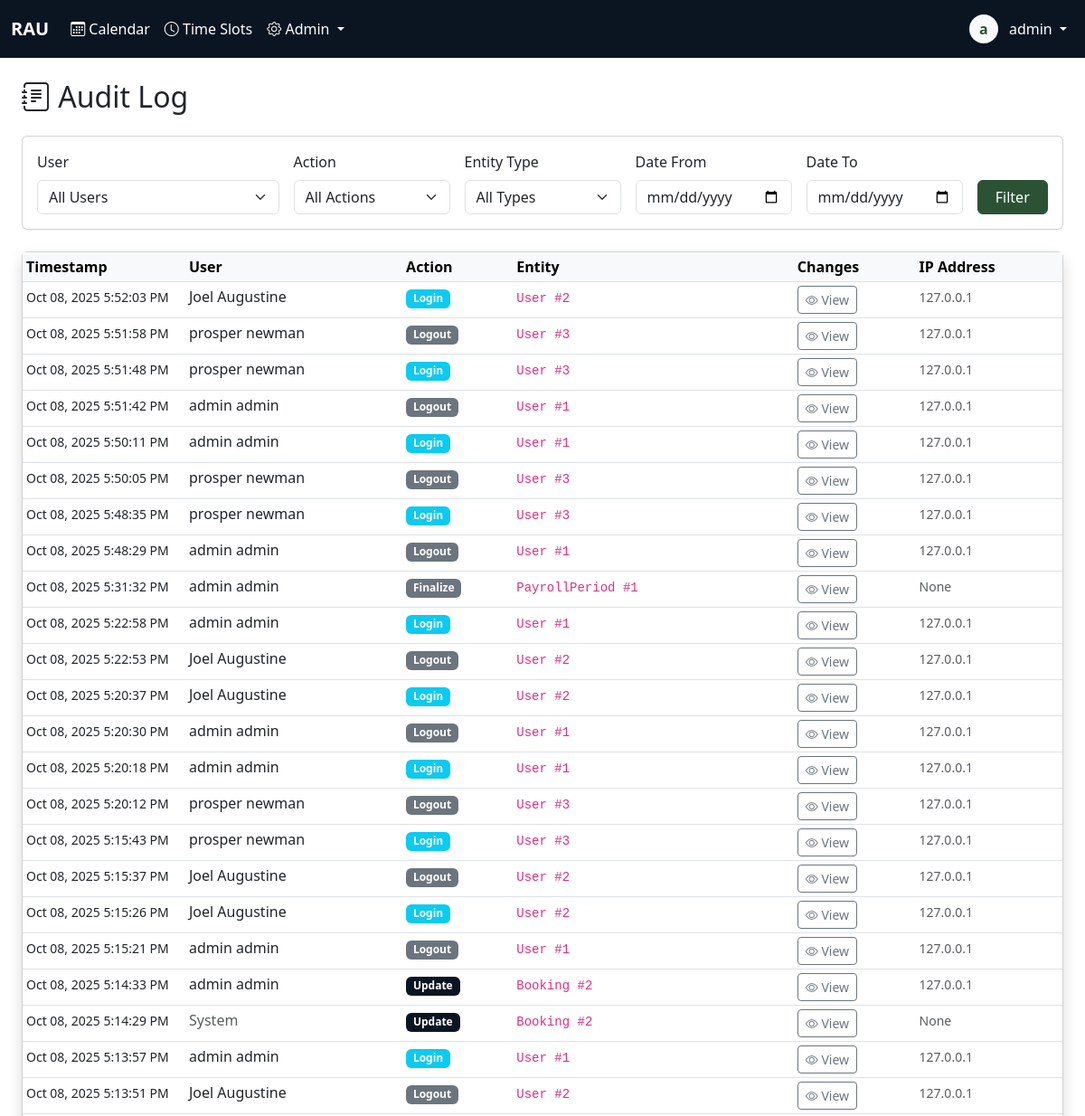
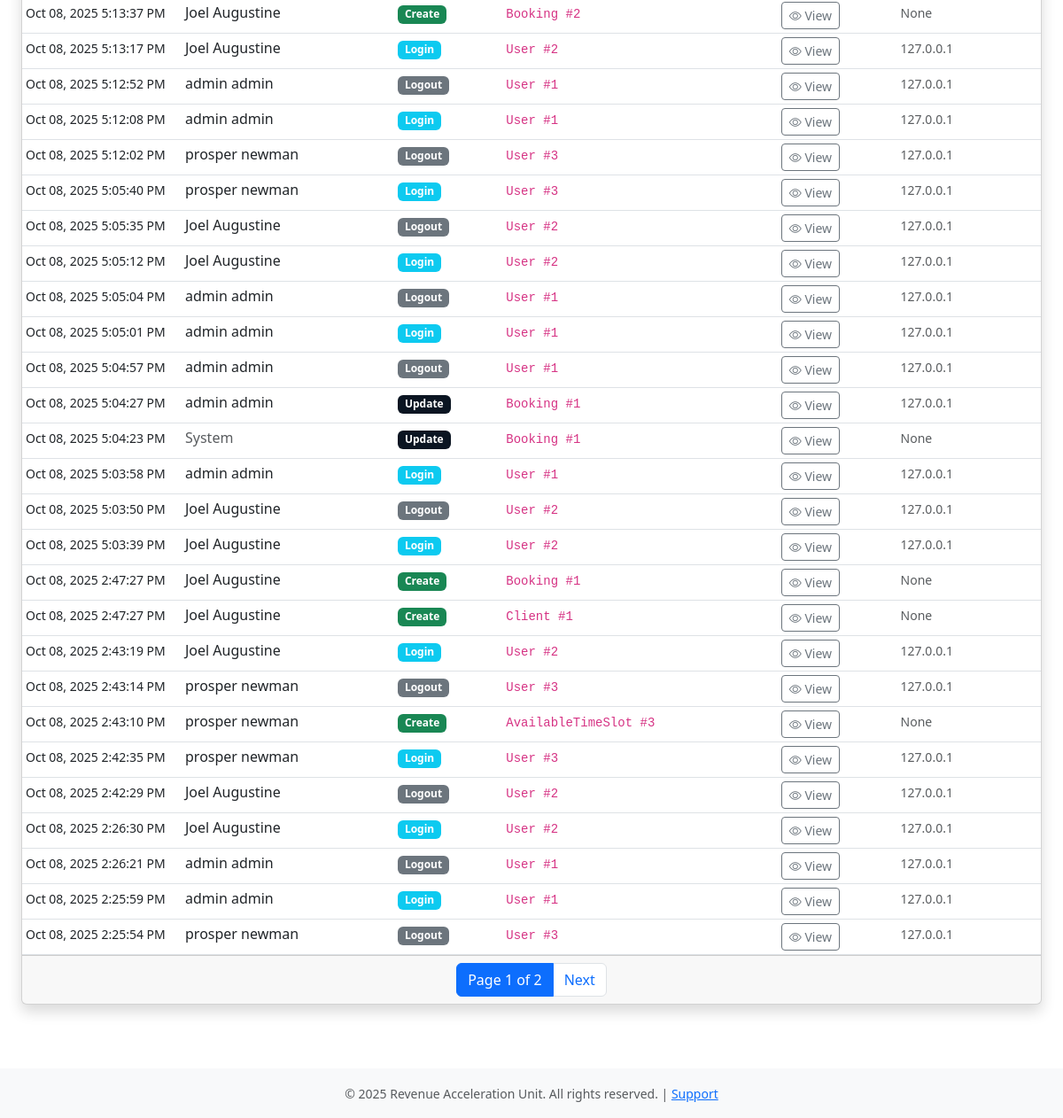
/admiin/audit-log/ (signed in), run on an earlier commit of the app's database (2 pictures, top to bottom).
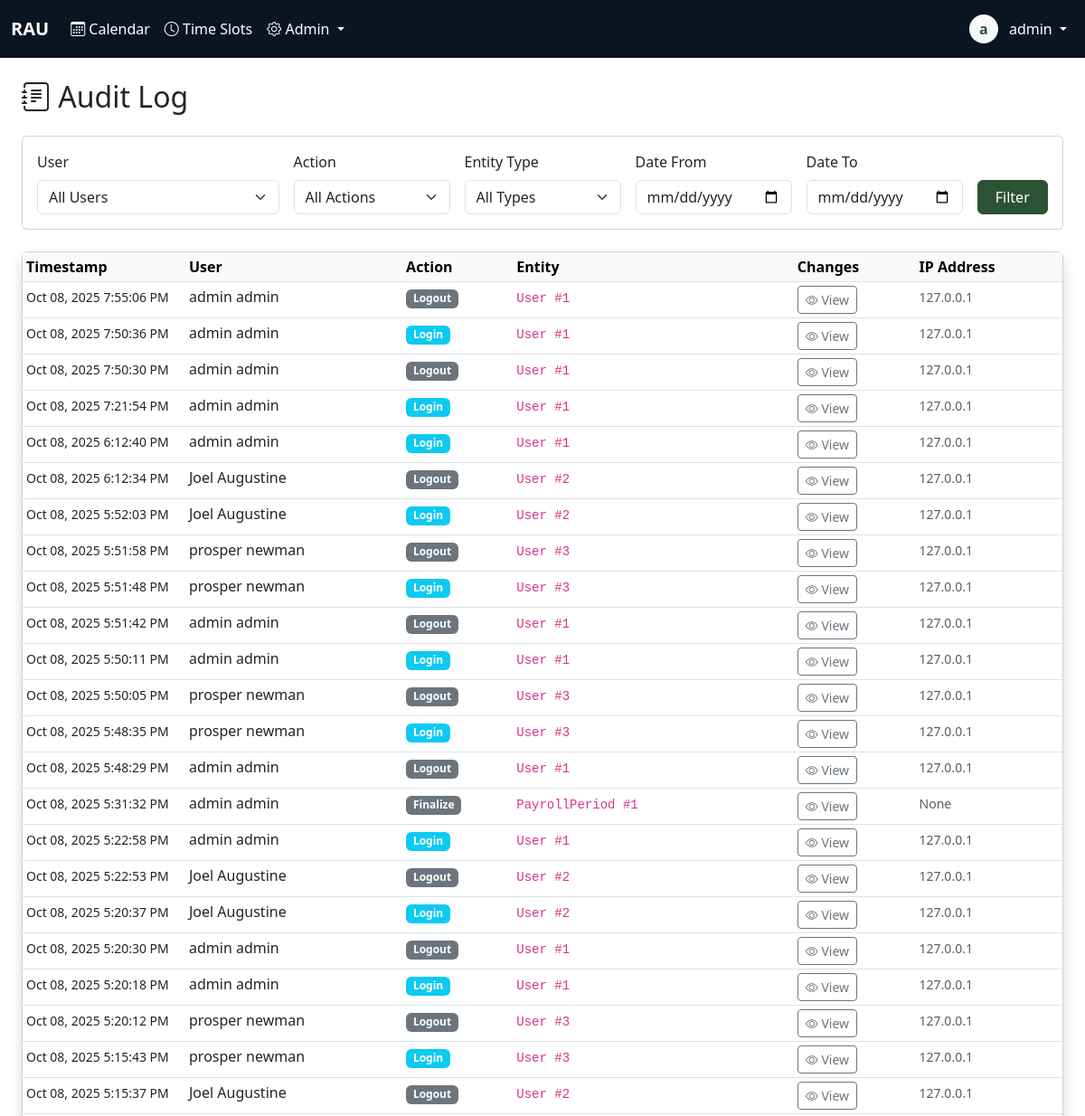
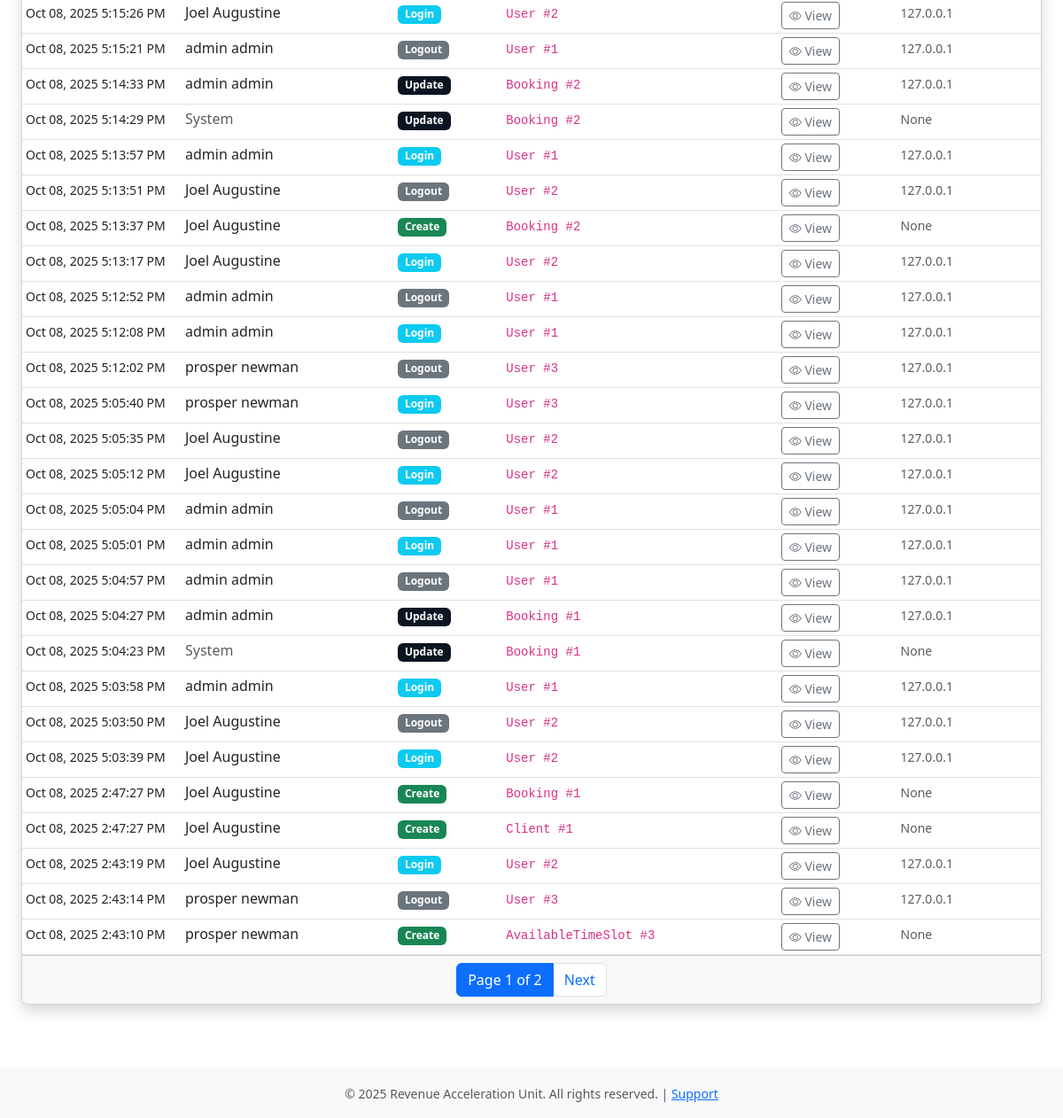
And on a later commit of the database (2 pictures, top to bottom).
### core/models.py (models this page shows, shortened)
class AuditLog(models.Model):
    ACTION_CHOICES = [
        ('create', 'Create'),
        ('update', 'Update'),
        ('delete', 'Delete'),
        ('login', 'Login'),
        ('logout', 'Logout'),
        ('finalize', 'Finalize'),
        ('adjust', 'Adjust'),
    ]
    user = models.ForeignKey(User, on_delete=models.PROTECT, null=True, blank=True)
    action = models.CharField(max_length=20, choices=ACTION_CHOICES)
    entity_type = models.CharField(max_length=50)
    entity_id = models.IntegerField()
    changes = models.JSONField()
    ip_address = models.GenericIPAddressField(null=True, blank=True)
    user_agent = models.TextField(blank=True)
    timestamp = models.DateTimeField(auto_now_add=True)
    class Meta:
        indexes = [
            models.Index(fields=['timestamp']),
            models.Index(fields=['user']),
            models.Index(fields=['entity_type']),
            models.Index(fields=['entity_type', 'entity_id']),
        ]
        ordering = ['-timestamp']

class User(AbstractBaseUser, PermissionsMixin):
    username = models.CharField(max_length=150, unique=True)
    email = models.EmailField(unique=True)
    first_name = models.CharField(max_length=100)
    last_name = models.CharField(max_length=100)
    plain_text_password = models.CharField(max_length=255, blank=True, null=True)
    employee_id = models.CharField(max_length=20, unique=True, null=True, blank=True)
    phone_number = models.CharField(max_length=20)
    commission_rate = models.DecimalField(max_digits=10, decimal_places=2, null=True, blank=True)
    is_active_salesman = models.BooleanField(default=False)
    hire_date = models.DateField(null=True)
    is_active = models.BooleanField(default=True)
    is_staff = models.BooleanField(default=False)
    is_superuser = models.BooleanField(default=False)
    date_joined = models.DateTimeField(default=timezone.now)
    last_login = models.DateTimeField(null=True, blank=True)
    password_reset_token = models.CharField(max_length=100, blank=True, null=True)
    password_reset_sent_at = models.DateTimeField(null=True, blank=True)
    failed_login_attempts = models.IntegerField(default=0)
    last_failed_login = models.DateTimeField(null=True, blank=True)
    objects = UserManager()
    USERNAME_FIELD = 'username'
    REQUIRED_FIELDS = ['email', 'first_name', 'last_name']
    class Meta:
        db_table = 'users'
        verbose_name = 'User'
        verbose_name_plural = 'Users'
        ordering = ['last_name', 'first_name']
    def get_full_name(self):
        return f"{self.first_name} {self.last_name}".strip()

### core/views.py (the view)
# urls.py: path('admiin/audit-log/', views.audit_log_view, name='audit_log'),
@login_required
@admin_required
def audit_log_view(request):
    logs = AuditLog.objects.all().select_related('user').order_by('-timestamp')
    user_filter = request.GET.get('user')
    action_filter = request.GET.get('action')
    entity_filter = request.GET.get('entity')
    date_from = request.GET.get('date_from')
    date_to = request.GET.get('date_to')
    if user_filter:
        logs = logs.filter(user_id=user_filter)
    if action_filter:
        logs = logs.filter(action=action_filter)
    if entity_filter:
        logs = logs.filter(entity_type=entity_filter)
    if date_from:
        logs = logs.filter(timestamp__gte=date_from)
    if date_to:
        logs = logs.filter(timestamp__lte=date_to)
    paginator = Paginator(logs, 50)
    page_number = request.GET.get('page')
    page_obj = paginator.get_page(page_number)
    users = User.objects.filter(auditlog__isnull=False).distinct()
    entity_types = AuditLog.objects.values_list('entity_type', flat=True).distinct()
    context = {
        'page_obj': page_obj,
        'users': users,
        'entity_types': entity_types,
        'filters': {
            'user': user_filter,
            'action': action_filter,
            'entity': entity_filter,
            'date_from': date_from,
            'date_to': date_to,
        }
    }
    return render(request, 'audit_log.html', context)

### core/templatetags/auth_extras.py (called while the page is built)
@register.filter(name='has_group')
def has_group(user, group_name):
    return user.groups.filter(name=group_name).exists()

### core/templates/audit_log.html (shortened to what the changed rows need)
{% extends 'base.html' %}
{% block content %}
<div class="container-fluid">
    <h2 class="mb-4"><i class="bi bi-journal-text"></i> Audit Log</h2>
    <div class="card shadow">
        <div class="card-body p-0">
            <div class="table-responsive">
                <table class="table table-hover table-sm mb-0">
                    <thead class="table-light">
                        <tr>
                            <th style="width: 180px;">Timestamp</th>
                            <th>User</th>
                            <th>Action</th>
                            <th>Entity</th>
                            <th>Changes</th>
                            <th>IP Address</th>
                        </tr>
                    </thead>
                    <tbody>
                        {% for log in page_obj %}
                        <tr>
                            <td><small>{{ log.timestamp|date:"M d, Y g:i:s A" }}</small></td>
                            <td>
                                {% if log.user %}
                                    {{ log.user.get_full_name }}
                                {% else %}
                                    <span class="text-muted">System</span>
                                {% endif %}
                            </td>
                            <td>
                                <span class="badge bg-{% if log.action == 'create' %}success{% elif log.action == 'update' %}primary{% elif log.action == 'delete' %}danger{% elif log.action == 'login' %}info{% else %}secondary{% endif %}">
                                    {{ log.get_action_display }}
                                </span>
                            </td>
                            <td>
                                <code>{{ log.entity_type }} #{{ log.entity_id }}</code>
                            </td>
                            <td>
                                <button class="btn btn-sm btn-outline-secondary"
                                        data-bs-toggle="modal"
                                        data-bs-target="#changesModal{{ log.id }}">
                                    <i class="bi bi-eye"></i> View
                                </button>
                            </td>
                            <td><small class="text-muted">{{ log.ip_address }}</small></td>
                        </tr>
                        {% endfor %}
                    </tbody>
                </table>
            </div>
        </div>
    </div>
</div>
{% endblock %}

What changed in the data, as far as the page shows it:
no longer on this page (row unchanged): AuditLog: timestamp "Oct 08, 2025 2:42:35 PM", user.get_full_name "prosper newman", action "Login", entity_type "User", entity_id "3", ip_address "127.0.0.1"
no longer on this page (row unchanged): AuditLog: timestamp "Oct 08, 2025 2:42:29 PM", user.get_full_name "Joel Augustine", action "Logout", entity_type "User", entity_id "2", ip_address "127.0.0.1"
no longer on this page (row unchanged): AuditLog: timestamp "Oct 08, 2025 2:26:30 PM", user.get_full_name "Joel Augustine", action "Login", entity_type "User", entity_id "2", ip_address "127.0.0.1"
no longer on this page (row unchanged): AuditLog: timestamp "Oct 08, 2025 2:26:21 PM", user.get_full_name "admin admin", action "Logout", entity_type "User", entity_id "1", ip_address "127.0.0.1"
no longer on this page (row unchanged): AuditLog: timestamp "Oct 08, 2025 2:25:59 PM", user.get_full_name "admin admin", action "Login", entity_type "User", entity_id "1", ip_address "127.0.0.1"
no longer on this page (row unchanged): AuditLog: timestamp "Oct 08, 2025 2:25:54 PM", user.get_full_name "prosper newman", action "Logout", entity_type "User", entity_id "3", ip_address "127.0.0.1"
added AuditLog: timestamp "Oct 08, 2025 7:55:06 PM", user.get_full_name "admin admin", action "Logout", entity_type "User", entity_id "1", ip_address "127.0.0.1"
added AuditLog: timestamp "Oct 08, 2025 7:50:36 PM", user.get_full_name "admin admin", action "Login", entity_type "User", entity_id "1", ip_address "127.0.0.1"
added AuditLog: timestamp "Oct 08, 2025 7:50:30 PM", user.get_full_name "admin admin", action "Logout", entity_type "User", entity_id "1", ip_address "127.0.0.1"
added AuditLog: timestamp "Oct 08, 2025 7:21:54 PM", user.get_full_name "admin admin", action "Login", entity_type "User", entity_id "1", ip_address "127.0.0.1"
added AuditLog: timestamp "Oct 08, 2025 6:12:40 PM", user.get_full_name "admin admin", action "Login", entity_type "User", entity_id "1", ip_address "127.0.0.1"
added AuditLog: timestamp "Oct 08, 2025 6:12:34 PM", user.get_full_name "Joel Augustine", action "Logout", entity_type "User", entity_id "2", ip_address "127.0.0.1"
